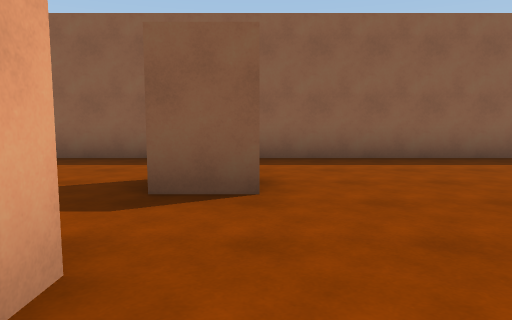
view 1 (above)

24 first-person views from a walk through a scene from a Unity 3-D project. The camera is 1.3 m above the floor, tilts 6° down and sees 70° across. The floor is counted in squares, 2 m on a side. Each view is taken from the middle of a square. On the plan, view 1 faces up. The plan holds only what a view shows up to about 11 squares ahead; the rest is blank. The player is left out.

view 2
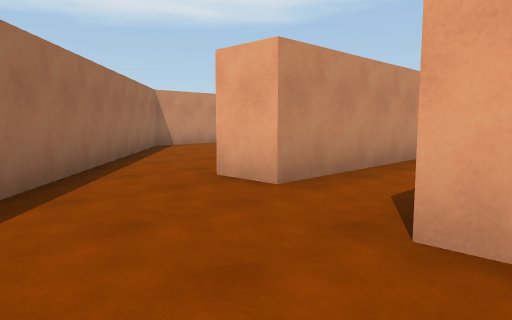

view 3
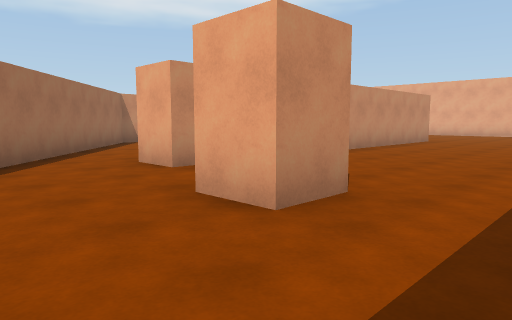

view 4
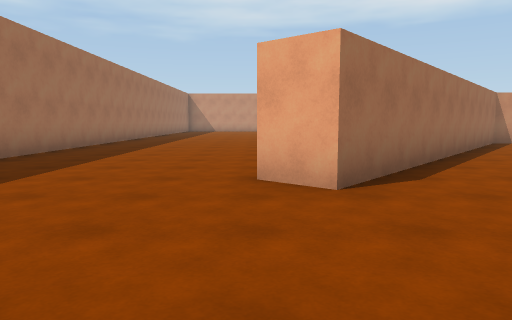

view 5
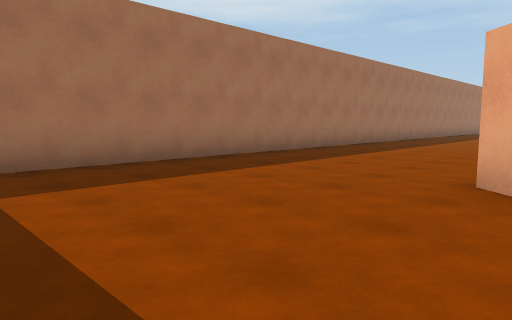

view 6
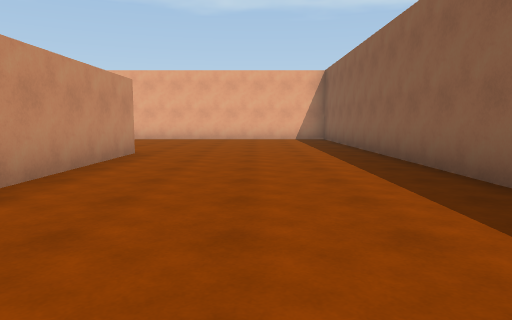

view 7
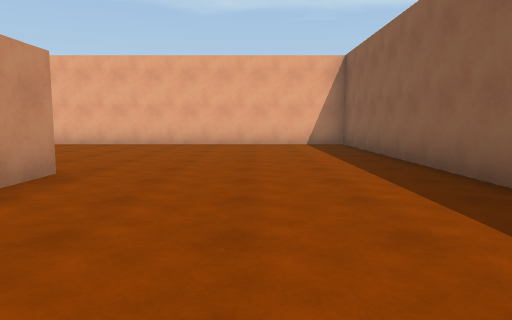

view 8
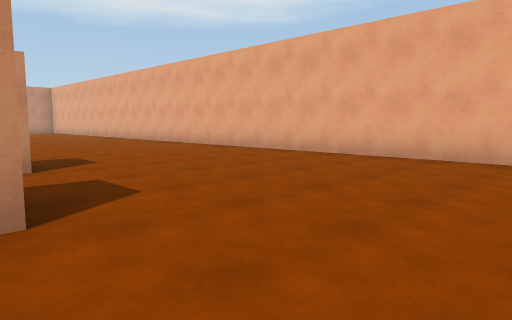

view 9
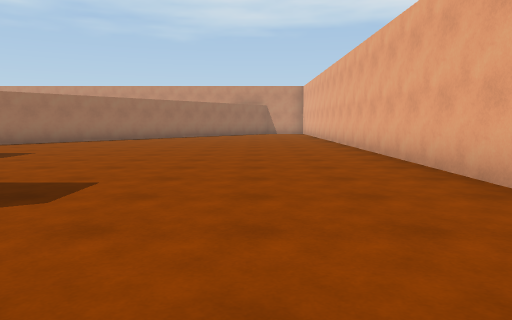

view 10
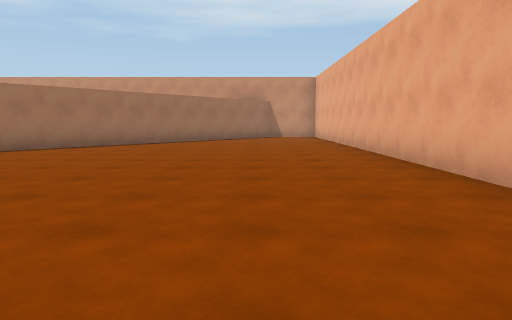

view 11
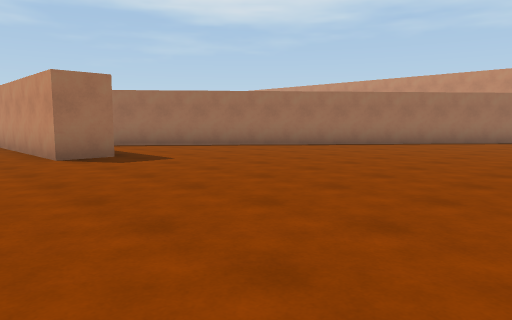

view 12
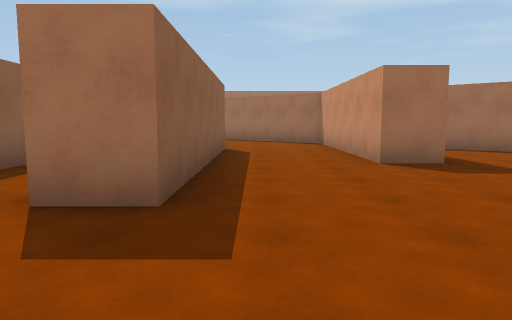

view 13
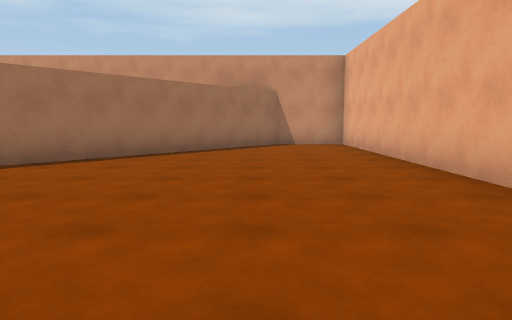

view 14
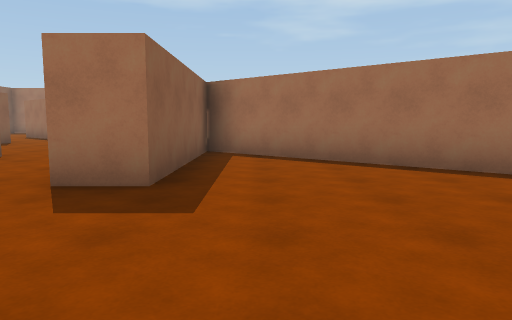

view 15
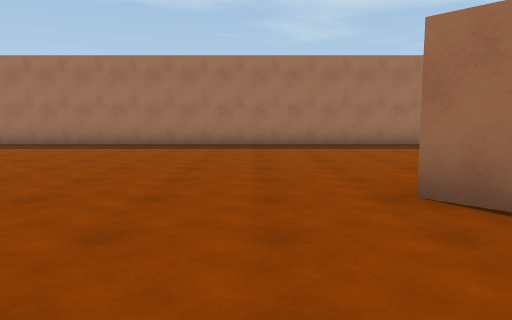

view 16
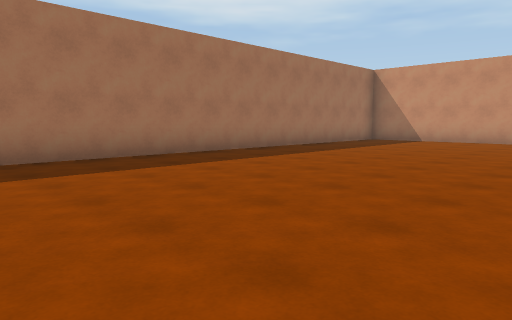

view 17
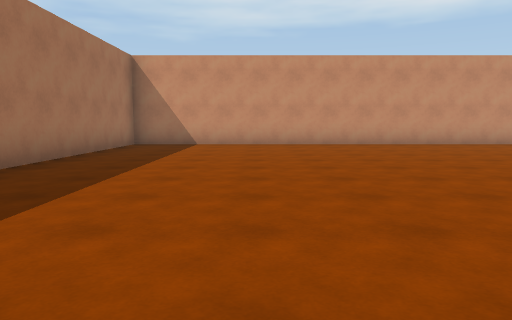

view 18
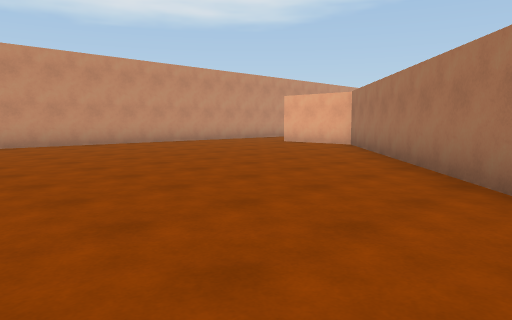

view 19
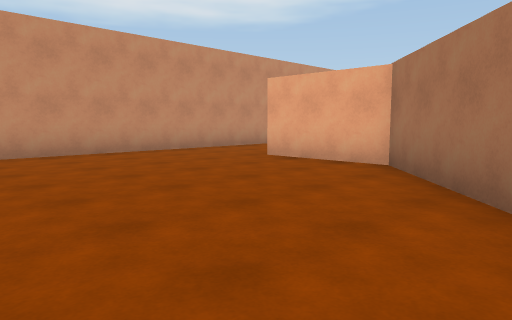

view 20
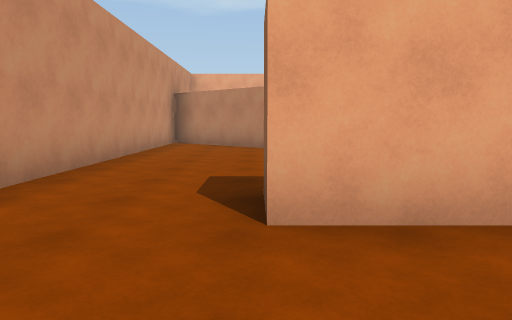

view 21
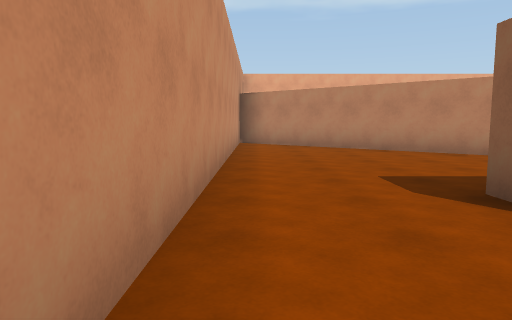

view 22
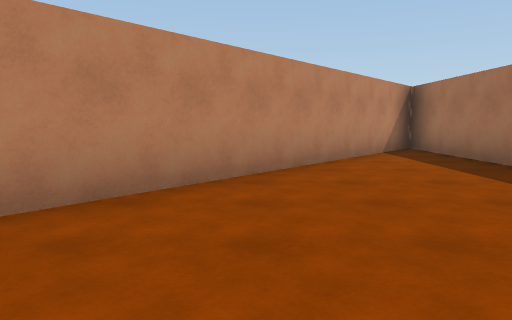

view 23
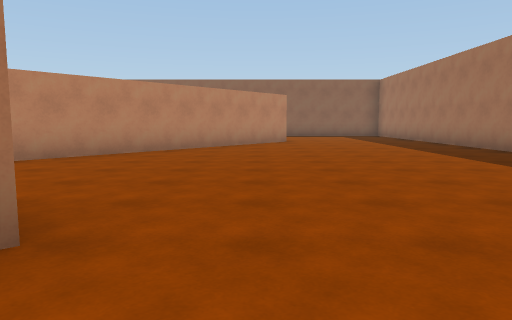

view 24
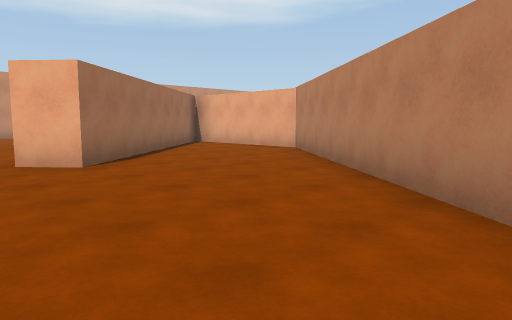

### Floor plan
Ten units are one square. View 1 is at (0, 0); x grows to the right and y downward. Boxes are objects, and circles mark ways between rooms. Rooms are numbered by the first view taken in them; rooms with no view inside come last. Other rooms are left out.
<svg viewBox="-170 -70 260 260">
<path fill="none" stroke="#000" d="M-45 49 -31 49 12 -2M-8 -15 -8 -5 -14 -5M-34 113 11 74 18 81 -42 134 -42 159 -52 159M-51 23 -112 23 -112 12M-52 128 -52 90 -131 183M12 -2 32 -26 40 -19M-84 -5 -91 -5M33 -11 -42 78 -42 105M-106 -15 -8 -15M-19 -65 -36 -65M-65 -65 -165 -65 -165 185 -146 185 -39 59 -84 59 -84 49 -45 49M-130 185 85 185 85 -51M46 -65 0 -65"/>
<rect x="-15" y="-45" width="20" height="10" fill="#bbb"><title>block</title></rect>
<circle cx="-44" cy="20" r="3" fill="#2a7"/>
<circle cx="0" cy="-10" r="3" fill="#2a7"/>
<text x="-30" y="20">1</text>
<text x="-30" y="70">2</text>
</svg>
Room 1 opens to room 2.

Where each view was taken, in squares from view 1:
view 1: 0 up, 0 right, facing up
view 2: 4 up, 2 right, facing down-left
view 3: 6 up, 2 right, facing down-left
view 4: 6 up, 4 right, facing down
view 5: 6 up, 3 right, facing down-right
view 6: 4 up, 3 left, facing left
view 7: 4 up, 6 left, facing left
view 8: 4 up, 10 left, facing down-left
view 9: 1 up, 14 left, facing down
view 10: 3 down, 14 left, facing down
view 11: 3 down, 15 left, facing down-right
view 12: 3 down, 14 left, facing right
view 13: 8 down, 14 left, facing down
view 14: 7 down, 12 left, facing right
view 15: 6 down, 2 left, facing right
view 16: 6 down, 2 right, facing down-right
view 17: 8 down, 5 right, facing down
view 18: 8 down, 5 right, facing down-left
view 19: 11 down, 1 right, facing down-left
view 20: 16 down, 2 left, facing left
view 21: 18 down, 2 left, facing left
view 22: 18 down, 9 left, facing up
view 23: 10 down, 3 right, facing up
view 24: 2 down, 3 right, facing down-left
